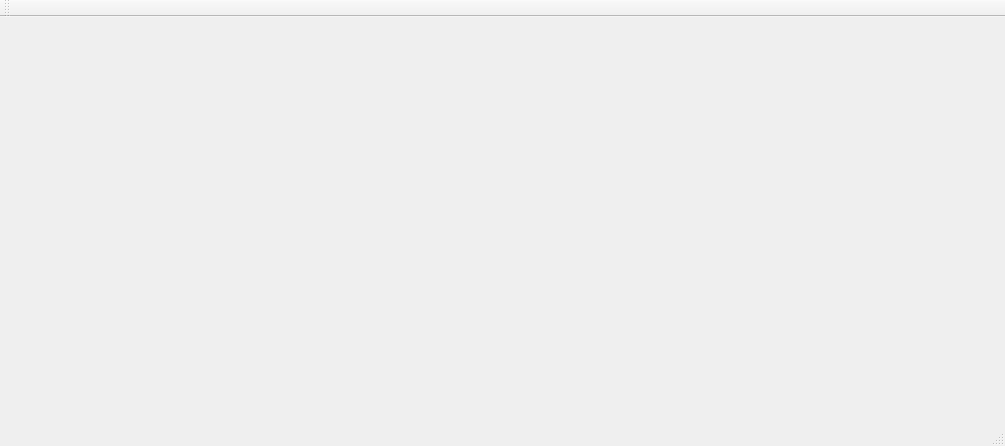
<?xml version="1.0" encoding="UTF-8"?>
<ui version="4.0">
 <class>MainWindow</class>
 <widget class="QMainWindow" name="MainWindow">
  <property name="geometry">
   <rect>
    <x>0</x>
    <y>0</y>
    <width>1005</width>
    <height>446</height>
   </rect>
  </property>
  <property name="windowTitle">
   <string>MainWindow</string>
  </property>
  <property name="autoFillBackground">
   <bool>true</bool>
  </property>
  <widget class="QWidget" name="centralWidget">
   <property name="autoFillBackground">
    <bool>false</bool>
   </property>
  </widget>
  <widget class="QMenuBar" name="menuBar">
   <property name="geometry">
    <rect>
     <x>0</x>
     <y>0</y>
     <width>1005</width>
     <height>20</height>
    </rect>
   </property>
  </widget>
  <widget class="QToolBar" name="mainToolBar">
   <attribute name="toolBarArea">
    <enum>TopToolBarArea</enum>
   </attribute>
   <attribute name="toolBarBreak">
    <bool>false</bool>
   </attribute>
  </widget>
  <widget class="QStatusBar" name="statusBar"/>
 </widget>
 <layoutdefault spacing="6" margin="11"/>
 <resources/>
 <connections/>
</ui>
